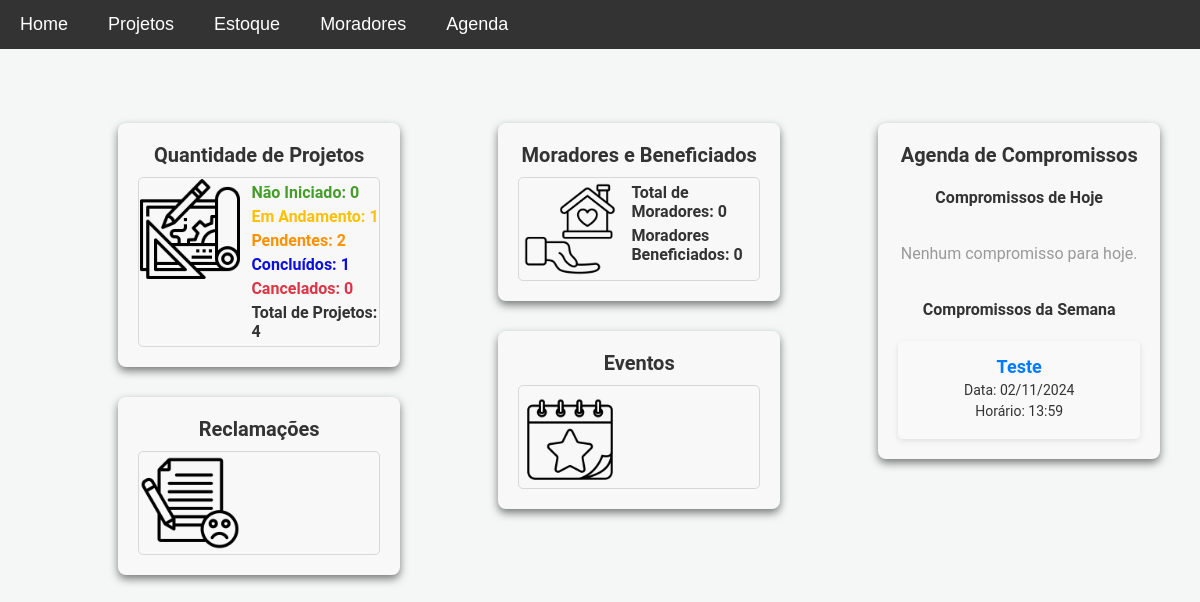
Before: / with the older database file.
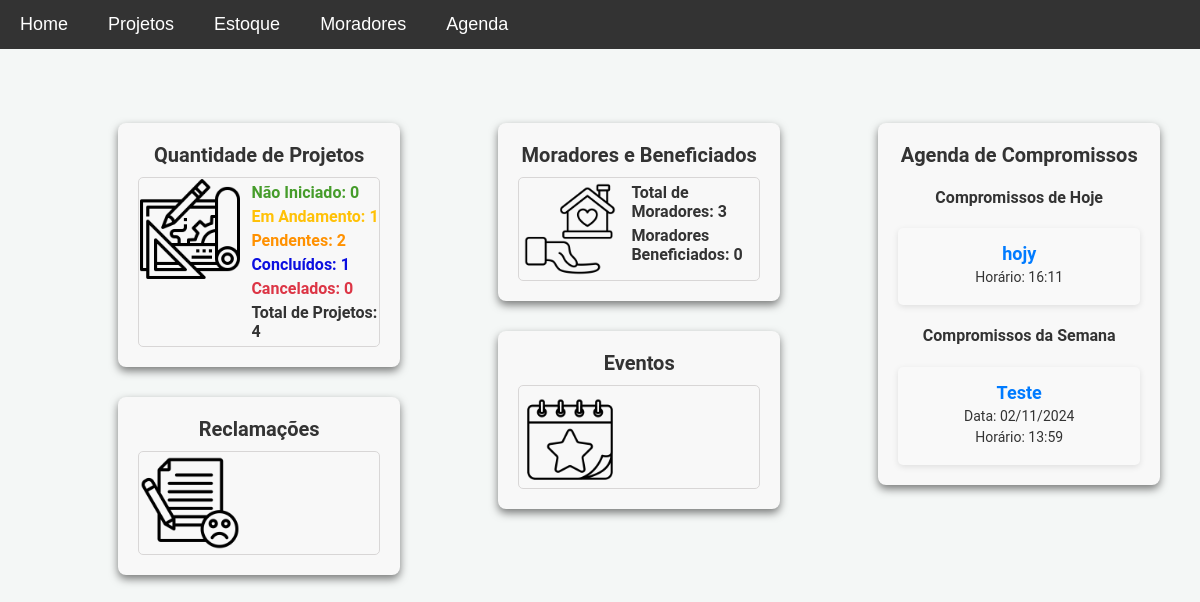
After: the same page with the newer database file.
### models.py (models this page shows)
class Compromisso(db.Model):
    __tablename__ = 'compromissos'
    id = db.Column(db.Integer, primary_key=True)
    nome_compromisso = db.Column(db.String(100), nullable=False)
    data = db.Column(db.Date, nullable=False)
    hora = db.Column(db.Time, nullable=False)
    observacoes = db.Column(db.Text, nullable=True)
    data_criacao = db.Column(db.DateTime, default=datetime.utcnow)

### app.py (the view)
@app.route('/')
def home():
    total_projetos = Projeto.query.count()
    nao_iniciados = Projeto.query.filter_by(status='Não iniciado').count()
    pendentes = Projeto.query.filter_by(status='Pendente').count()
    em_andamento = Projeto.query.filter_by(status='Em andamento').count()
    concluidos = Projeto.query.filter_by(status='Concluído').count()
    cancelados = Projeto.query.filter_by(status='Cancelado').count()
    total_moradores = Morador.query.count()
    moradores_beneficiados = Morador.query.filter_by(beneficio=True).count()
    hoje = datetime.now().date()
    semana_futura = hoje + timedelta(days=7)
    compromissos_hoje = Compromisso.query.filter(Compromisso.data == hoje).order_by(Compromisso.hora).all()
    compromissos_semana = Compromisso.query.filter(Compromisso.data > hoje, Compromisso.data <= semana_futura).order_by(Compromisso.data, Compromisso.hora).all()
    return render_template(
        'index.html',
        nao_iniciados=nao_iniciados,
        total_projetos=total_projetos,
        pendentes=pendentes,
        em_andamento=em_andamento,
        concluidos=concluidos,
        cancelados=cancelados,
        total_moradores=total_moradores,
        moradores_beneficiados=moradores_beneficiados,
        compromissos_hoje=compromissos_hoje,
        compromissos_semana=compromissos_semana
    )

### templates/index.html (shortened to what this page needs)
{% extends 'base.html' %}
{% block content %}
<div id="home-page" class="home-page">
    <div class="container">
        <div class="column">
            <div class="status-container">
                <h3>Quantidade de Projetos</h3>
                <div class="status-content">
                    <img src="{{ url_for('static', filename='img/projeto.png') }}" alt="Ícone de projetos" width="100" height="100">
                    <ul>
                        <li class="nao-iniciado">Não Iniciado: {{ nao_iniciados }}</li>
                        <li class="em-andamento">Em Andamento: {{ em_andamento }}</li>
                        <li class="pendente">Pendentes: {{ pendentes }}</li>
                        <li class="concluido">Concluídos: {{ concluidos }}</li>
                        <li class="cancelado">Cancelados: {{ cancelados }}</li>
                        <li class="total_projetos">Total de Projetos: {{ total_projetos }}</li>
                    </ul>
                </div>
            </div>
            <div class="status-container">
                <h3>Reclamações</h3>
                <div class="status-content">
                    <img src="{{ url_for('static', filename='img/reclamacao.png') }}" alt="Ícone de reclamações" width="100" height="100">
                </div>
            </div>
        </div>
        <div class="column">
            <div class="status-container">
                <h3>Moradores e Beneficiados</h3>
                <div class="status-content">
                    <img src="{{ url_for('static', filename='img/moradores.png') }}" alt="Ícone de moradores" width="100" height="100">
                    <ul>
                        <li>Total de Moradores: {{ total_moradores }}</li>
                        <li>Moradores Beneficiados: {{ moradores_beneficiados }}</li>
                    </ul>
                </div>
            </div>
            <div class="status-container">
                <h3>Eventos</h3>
                <div class="status-content">
                    <img src="{{ url_for('static', filename='img/eventos.png') }}" alt="Ícone de eventos" width="100" height="100">
                </div>
            </div>
        </div>
        <div class="column agenda-column">
            <div class="status-container">
                <h3>Agenda de Compromissos</h3>
                <h4>Compromissos de Hoje</h4>
                <div class="agenda-container">
                    {% if compromissos_hoje %}
                        {% for compromisso in compromissos_hoje %}
                        <div class="agenda-card">
                            <h5>{{ compromisso.nome_compromisso }}</h5>
                            <p>Horário: {{ compromisso.hora.strftime('%H:%M') }}</p>
                        </div>
                        {% endfor %}
                    {% else %}
                    <p class="no-compromissos">Nenhum compromisso para hoje.</p>
                    {% endif %}
                </div>
                <h4>Compromissos da Semana</h4>
                <div class="agenda-container">
                    {% if compromissos_semana %}
                        {% for compromisso in compromissos_semana %}
                        <div class="agenda-card">
                            <h5>{{ compromisso.nome_compromisso }}</h5>
                            <p>Data: {{ compromisso.data.strftime('%d/%m/%Y') }}</p>
                            <p>Horário: {{ compromisso.hora.strftime('%H:%M') }}</p>
                        </div>
                        {% endfor %}
                    {% else %}
                    <p class="no-compromissos">Nenhum compromisso para esta semana.</p>
                    {% endif %}
                </div>
            </div>
        </div>
    </div>
</div>
{% endblock %}

### templates/base.html (shortened to what this page needs)
<!DOCTYPE html>
<html lang="pt-BR">
<head>
    <link rel="stylesheet" href="{{ url_for('static', filename='css/style.css') }}">
</head>
<body>
    <nav class="navbar">
        <ul class="main-menu">
            <li><a href="{{ url_for('home') }}">Home</a></li>
            <li class="dropdown">
                <a href="javascript:void(0)" class="dropbtn">Projetos</a>
            </li>
            <li class="dropdown">
                <a href="javascript:void(0)" class="dropbtn">Estoque</a>
            </li>
            <li class="dropdown">
                <a href="javascript:void(0)" class="dropbtn">Moradores</a>
            </li>
            <li class="dropdown">
                <a href="javascript:void(0)" class="dropbtn">Agenda</a>
            </li>
        </ul>
    </nav>
    <div class="content">
        {% block content %}{% endblock %}
    </div>
</body>
</html>

### static/css/style.css (style rules this page uses)
body { font-family: 'Roboto', sans-serif; background-color: #f4f7f6; margin: 0; padding: 0; color: #333; }
h1, h3 { text-align: center; margin-top: 0; }
.container { max-width: 1200px; margin: 0 auto; padding: 20px; }
a { text-decoration: none; color: white; transition: background-color 0.3s ease; }
.content { padding: 20px; }
.navbar { background-color: #333; font-family: Arial, sans-serif; display: flex; align-items: center; position: relative; z-index: 1000; }
.navbar ul { list-style-type: none; margin: 0; padding: 0; display: flex; flex-wrap: wrap; }
.navbar ul li { position: relative; }
.navbar ul.main-menu > li > a { display: block; color: white; text-align: center; padding: 14px 20px; text-decoration: none; font-size: 18px; }
.home-page .container { display: flex; justify-content: space-between; flex-wrap: wrap; gap: 20px; margin: 20px 0; }
.home-page .column { flex: 1; gap: 20px; }
.home-page .status-container, #home-page .status-container { background-color: #f8f8f8; padding: 20px; border-radius: 8px; transition: transform 0.3s; text-align: center; margin-bottom: 30px; box-shadow: 0 4px 8px rgba(0, 0, 0, 0.5); }
.home-page .status-container h3 { font-size: 20px; margin-bottom: 10px; }
.home-page .status-container ul, .status-container ul { list-style-type: none; padding: 0; margin: 0; }
.home-page .status-container li, .status-container li { font-size: 16px; margin-bottom: 5px; font-weight: bold; text-align: left; }
.status-container .status-content { border: rgba(214, 212, 212, 0.925) solid 1px; border-radius: 5px; display: flex; align-items: flex-start; gap: 10px; }
.status-container img { margin: 10px; }
.status-container .nao-iniciado { color: #258b05d7; }
.status-container .em-andamento { color: #ffc107; }
.status-container .pendente { color: #ff9100; }
.status-container .concluido { color: #0b0fe0; }
.status-container .cancelado { color: #dc3545; }
.status-container .total_projetos { font-size: 25px; }
.status-container { background-color: #fff; padding: 20px; border-radius: 8px; box-shadow: 0 4px 10px rgba(0, 0, 0, 0.1); margin-bottom: 20px; }
.status-container h3 { margin-bottom: 20px; font-size: 22px; text-align: center; }
.status-container ul { list-style-type: none; padding: 0; text-align: left; }
.status-container ul li { margin: 5px 0; font-size: 16px; }
.status-content img { float: left; margin-right: 15px; }
.home-page .column { flex: 1; gap: 20px; margin-left: 7%; margin-top: 3%; }
.home-page .status-container { background-color: #f8f8f8; padding: 20px; border-radius: 8px; box-shadow: 0 4px 6px rgba(0, 0, 0, 0.1); transition: transform 0.3s; text-align: center; margin-bottom: 30px; }
.home-page .status-container ul { list-style-type: none; padding: 0; margin: 0; }
.home-page .status-container li { font-size: 16px; margin-bottom: 5px; font-weight: bold; text-align: left; }
.home-page .status-content { display: flex; align-items: flex-start; gap: 10px; }
.home-page .status-content img { margin: 1px; }
.agenda-container { display: flex; flex-direction: column; gap: 10px; margin-top: 10px; }
.agenda-card { background-color: #f9f9f9; padding: 15px; border-radius: 5px; box-shadow: 0 2px 6px rgba(0, 0, 0, 0.1); transition: background-color 0.3s; }
.agenda-card h5 { font-size: 18px; margin: 0; color: #007bff; }
.agenda-card p { margin: 5px 0; color: #333; font-size: 14px; }
#home-page .container { display: flex; justify-content: center; align-items: flex-start; gap: 20px; flex-wrap: wrap; margin: 0 auto; }

Changed rows visible on the page:
added Compromisso: nome_compromisso "hojy", hora "16:11", shown under "Compromissos de Hoje"
Other visible differences:
{{ total_moradores }}: "0" → "3"
text no longer shown: "Nenhum compromisso para hoje."
